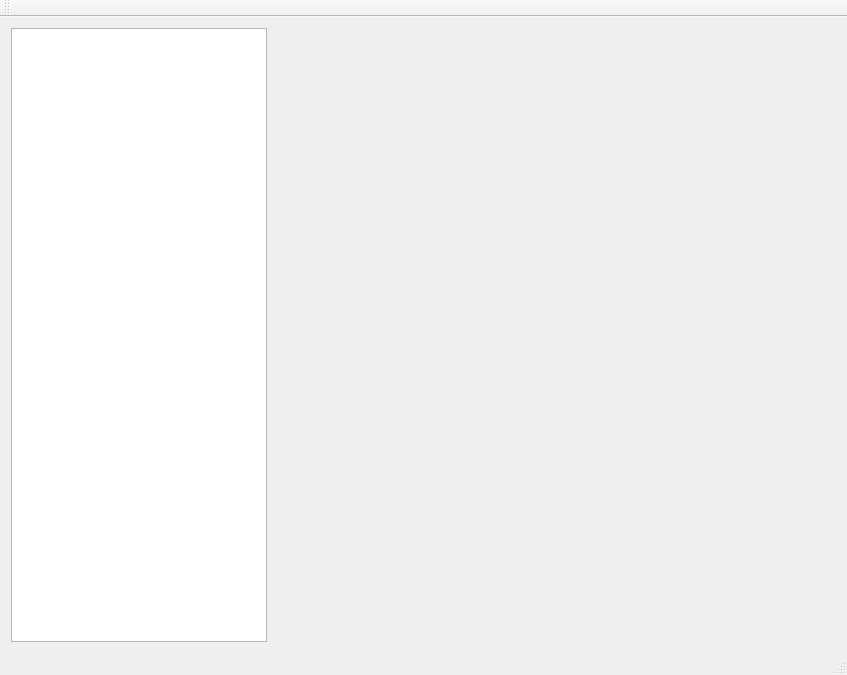
<?xml version="1.0" encoding="UTF-8"?>
<ui version="4.0">
 <class>MainWindow</class>
 <widget class="QMainWindow" name="MainWindow">
  <property name="geometry">
   <rect>
    <x>0</x>
    <y>0</y>
    <width>847</width>
    <height>675</height>
   </rect>
  </property>
  <property name="windowTitle">
   <string>MainWindow</string>
  </property>
  <widget class="QWidget" name="centralWidget">
   <layout class="QHBoxLayout" name="horizontalLayout">
    <item>
     <widget class="QTableView" name="tableView">
      <property name="sizePolicy">
       <sizepolicy hsizetype="Maximum" vsizetype="Expanding">
        <horstretch>0</horstretch>
        <verstretch>0</verstretch>
       </sizepolicy>
      </property>
      <attribute name="verticalHeaderDefaultSectionSize">
       <number>30</number>
      </attribute>
     </widget>
    </item>
    <item>
     <widget class="GraphView" name="graphView" native="true">
      <property name="sizePolicy">
       <sizepolicy hsizetype="Expanding" vsizetype="Expanding">
        <horstretch>0</horstretch>
        <verstretch>0</verstretch>
       </sizepolicy>
      </property>
     </widget>
    </item>
   </layout>
  </widget>
  <widget class="QMenuBar" name="menuBar">
   <property name="geometry">
    <rect>
     <x>0</x>
     <y>0</y>
     <width>847</width>
     <height>26</height>
    </rect>
   </property>
  </widget>
  <widget class="QToolBar" name="mainToolBar">
   <attribute name="toolBarArea">
    <enum>TopToolBarArea</enum>
   </attribute>
   <attribute name="toolBarBreak">
    <bool>false</bool>
   </attribute>
  </widget>
  <widget class="QStatusBar" name="statusBar"/>
 </widget>
 <layoutdefault spacing="6" margin="11"/>
 <customwidgets>
  <customwidget>
   <class>GraphView</class>
   <extends>QWidget</extends>
   <header>graphview.h</header>
   <container>1</container>
  </customwidget>
 </customwidgets>
 <resources/>
 <connections/>
</ui>
